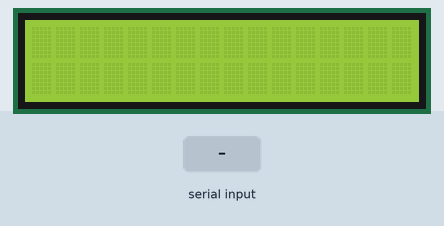
This sketch was run on a simulated Arduino Uno, built with avr-gcc and run on an emulated ATmega328P. Parts: 16×2 character LCD. The inputs (shaded band) are chosen by the test bench.

Above: at 1.2 s.
1.3 s: "1" received over Serial
At 2.6 s:
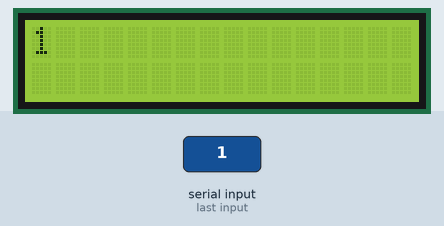
2.9 s: "0" received over Serial
At 4.0 s:
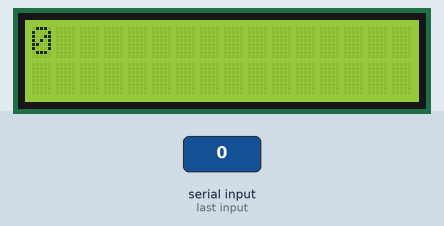
4.5 s: "2" received over Serial
At 5.2 s:
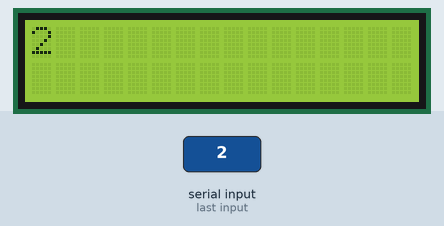
Timing chart, 0 to 7.5 s (numbered marks = the images above; inputs shaded):
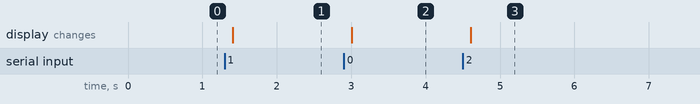

The sketch:

serial.ino
```cpp
#include"LiquidCrystal_I2C.h"
LiquidCrystal_I2C lcd(0x27,16,2);

void setup()
{
  lcd.init();
  lcd.backlight();
  Serial.begin(9600);
}

void loop()
{
  if(Serial.available()>0)//应该是检测第一个数据
  {
    delay(100);//延时等待数据传输完成
    lcd.clear();//清屏
    while(Serial.available()>0)
    {
      lcd.write(Serial.read());//如果缓冲区还有数据，就继续读取并显示
    }
  }
}
```

Measured:
- after the input at 1.3 s, the display: changes after 0.10 s (image 1)
- after the input at 2.9 s, the display: changes after 0.10 s (image 2)
- after the input at 4.5 s, the display: changes after 0.10 s (image 3)
